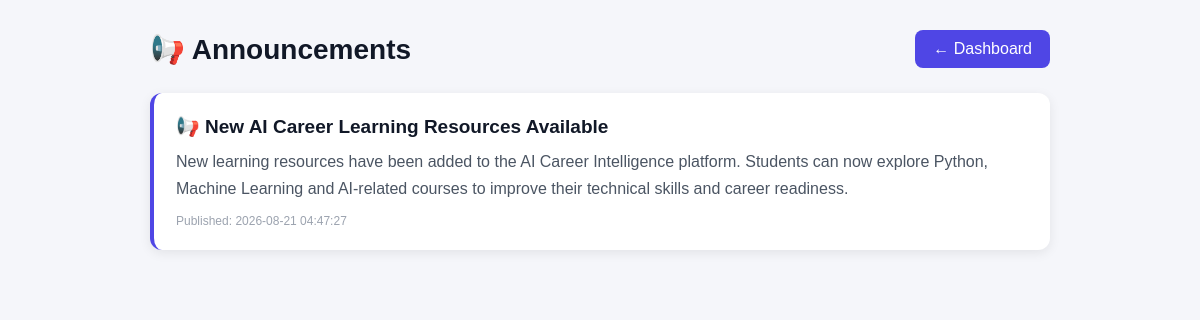
Screenshot of /announcements (signed in) with the database file from the repository.
### tables this page shows
CREATE TABLE announcements(
        id INTEGER PRIMARY KEY AUTOINCREMENT,
        title TEXT NOT NULL,
        message TEXT NOT NULL,
        created_at TIMESTAMP DEFAULT CURRENT_TIMESTAMP
    );

### app.py (the view)
@app.route("/announcements")
@login_required
def announcements():
    connection = sqlite3.connect(DATABASE)
    cursor = connection.cursor()
    cursor.execute("""
        SELECT
            id,
            title,
            message,
            created_at
        FROM announcements
        ORDER BY id DESC
    """)
    announcements = cursor.fetchall()
    connection.close()
    return render_template(
        "announcements.html",
        announcements=announcements
    )

### app.py (called while the page is built)
def login_required(f):
    @wraps(f)
    def decorated_function(*args, **kwargs):
        if "user_email" not in session:
            return redirect(url_for("login"))
        return f(*args, **kwargs)
    return decorated_function

### templates/announcements.html (shortened to what this page needs)
<!DOCTYPE html>
<html lang="en">
<head>
</head>
<body>
<div class="container">
    <div class="header">
        <h1>📢 Announcements</h1>
        <a href="{{ url_for('dashboard') }}"
           class="back">
            ← Dashboard
        </a>
    </div>
    {% if announcements %}
        {% for announcement in announcements %}
        <div class="announcement">
            <h2>
                📢 {{ announcement[1] }}
            </h2>
            <p>
                {{ announcement[2] }}
            </p>
            <div class="date">
                Published:
                {{ announcement[3] }}
            </div>
        </div>
        {% endfor %}
    {% endif %}
</div>
</body>
</html>

### templates/announcements.html (style rules this page uses)
* { box-sizing: border-box; margin: 0; padding: 0; font-family: Arial, sans-serif; }
body { background: #f5f6fa; color: #111827; padding: 30px; }
.container { max-width: 900px; margin: auto; }
.header { display: flex; justify-content: space-between; align-items: center; margin-bottom: 25px; }
.header h1 { font-size: 28px; }
.back { text-decoration: none; background: #4f46e5; color: white; padding: 10px 18px; border-radius: 8px; }
.announcement { background: white; padding: 22px; border-radius: 12px; margin-bottom: 18px; box-shadow: 0 3px 12px rgba(0,0,0,0.08); border-left: 4px solid #4f46e5; }
.announcement h2 { font-size: 19px; margin-bottom: 10px; }
.announcement p { color: #4b5563; line-height: 1.7; margin-bottom: 12px; }
.date { color: #9ca3af; font-size: 12px; }

### rows the page displays
announcements: title "New AI Career Learning Resources Available", message "New learning resources have been added to the AI Career Intelligence platform. Students can now explore Python, Machine Learning and AI-related courses to improve their technical skills and career readiness.", created_at "2026-08-21 04:47:27"
